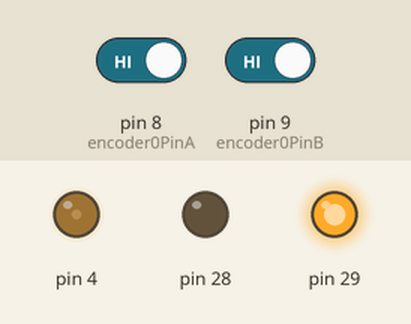
Bench run of a sketch on a simulated Arduino Mega 2560, built with avr-gcc and run on an emulated ATmega2560. Parts: output pins drawn as LEDs (lit = HIGH). The inputs (shaded band) are chosen by the test bench; at power-on: pin 8 (encoder0PinA) HIGH, pin 9 (encoder0PinB) HIGH.

Above: at 0.1 s.
Timing chart, 0 to 1.6 s (numbered marks = the images above):
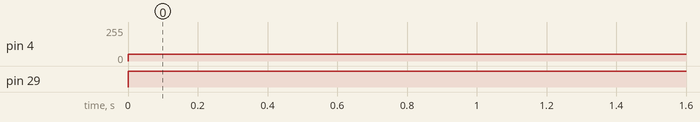

The sketch:

Motor__T.ino
```cpp
int encoder0PinA = 8;
int encoder0PinB = 9;

int encoder0Pos = 0;
int encoder0PinALast = LOW;

int n = LOW;

void setup() {
  // put your setup code here, to run once:
  pinMode (encoder0PinA, INPUT);
  pinMode (encoder0PinB, INPUT);
    pinMode(28, OUTPUT); pinMode(29, OUTPUT);
  Serial1.begin (9600);


}

void loop() {
  // put your main code here, to run repeatedly:
  n = digitalRead(encoder0PinA);
    analogWrite(4, 50); digitalWrite(28, LOW); digitalWrite(29, HIGH);

  if((encoder0PinALast == LOW) && (n == HIGH)) {
    if(digitalRead(encoder0PinB) == LOW) {
      encoder0Pos--;
    }
    else {
      encoder0Pos++;
    }
    Serial1.println(encoder0Pos);
  }
  encoder0PinALast = n;
}
```

Measured:
- by itself, pin 4: 0/255 → 50/255 at 0.00 s
- by itself, pin 29: LOW → HIGH at 0.00 s
